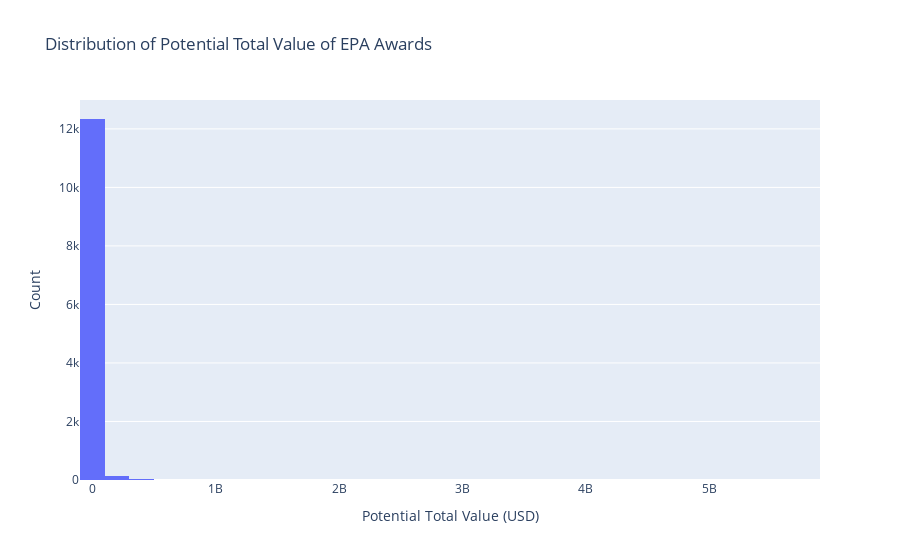
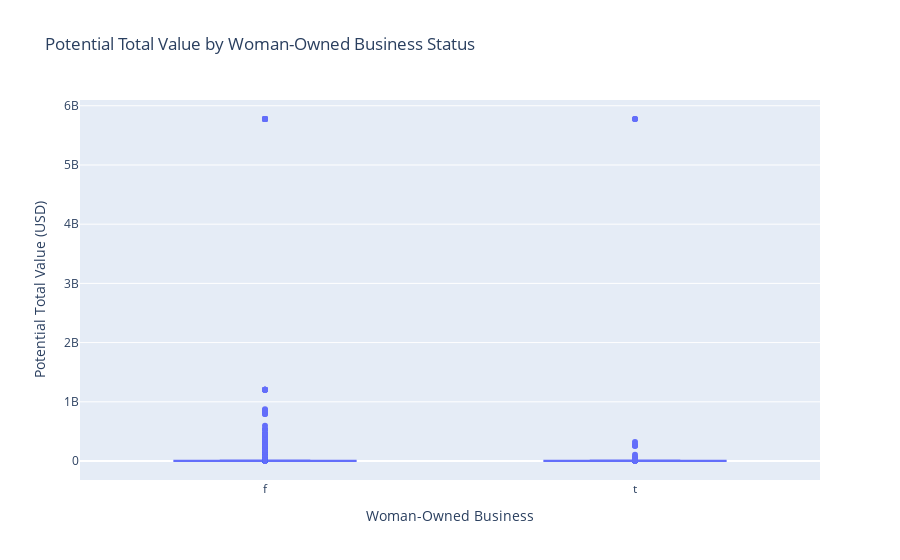
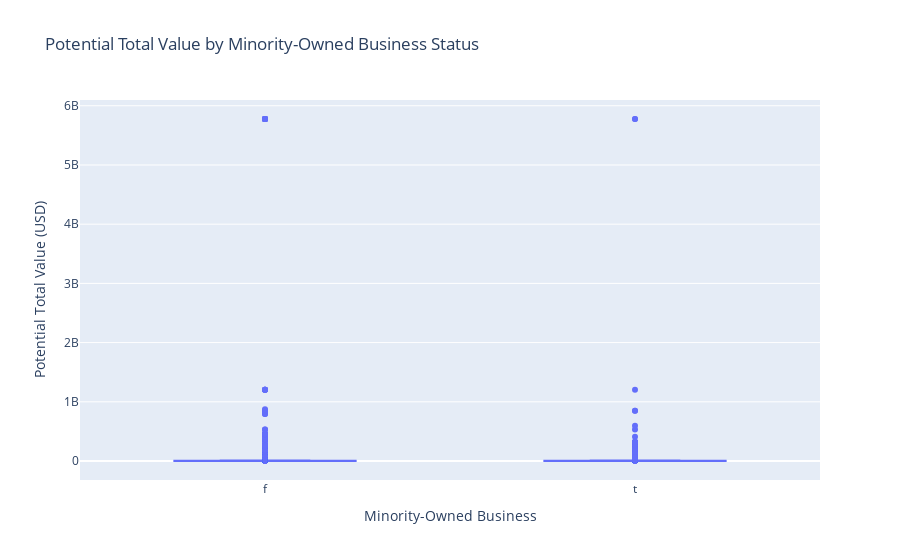

Notebook code for these charts, in order:
### Code cell
# Data cleaning
data = data[~data['potential_total_value_of_award'].isnull()]  # Remove rows with missing potential total value
data['potential_total_value_of_award'] = data['potential_total_value_of_award'].astype(float)  # Convert to float

# Visualizations
fig = px.histogram(data, x='potential_total_value_of_award', title='Distribution of Potential Total Value of EPA Awards', nbins=50)
fig.update_xaxes(title='Potential Total Value (USD)')
fig.update_yaxes(title='Count')
fig.show()

fig = px.box(data, x='woman_owned_business', y='potential_total_value_of_award', title='Potential Total Value by Woman-Owned Business Status')
fig.update_xaxes(title='Woman-Owned Business')
fig.update_yaxes(title='Potential Total Value (USD)')
fig.show()

fig = px.box(data, x='minority_owned_business', y='potential_total_value_of_award', title='Potential Total Value by Minority-Owned Business Status')
fig.update_xaxes(title='Minority-Owned Business')
fig.update_yaxes(title='Potential Total Value (USD)')
fig.show()

### Figure 1 — Plotly figure (JSON) as saved in the notebook; plotly's stock layout.template omitted (floating-point values rounded to 4 significant figures; data arrays with more than 128 entries replaced by an {"elided": "..."} marker saying what was removed)
{"data": [{"alignmentgroup": "True", "bingroup": "x", "hovertemplate": "potential_total_value_of_award=%{x}<br>count=%{y}<extra></extra>", "legendgroup": "", "marker": {"color": "#636efa", "pattern": {"shape": ""}}, "name": "", "nbinsx": 50, "offsetgroup": "", "orientation": "v", "showlegend": false, "type": "histogram", "x": {"elided": "12542 float values"}, "xaxis": "x", "yaxis": "y"}], "layout": {"barmode": "relative", "legend": {"tracegroupgap": 0}, "title": {"text": "Distribution of Potential Total Value of EPA Awards"}, "xaxis": {"anchor": "y", "domain": [0, 1], "title": {"text": "Potential Total Value (USD)"}}, "yaxis": {"anchor": "x", "domain": [0, 1], "title": {"text": "Count"}}}}

### Figure 2 — Plotly figure (JSON) as saved in the notebook; plotly's stock layout.template omitted (floating-point values rounded to 4 significant figures; data arrays with more than 128 entries replaced by an {"elided": "..."} marker saying what was removed)
{"data": [{"alignmentgroup": "True", "hovertemplate": "woman_owned_business=%{x}<br>potential_total_value_of_award=%{y}<extra></extra>", "legendgroup": "", "marker": {"color": "#636efa"}, "name": "", "notched": false, "offsetgroup": "", "orientation": "v", "showlegend": false, "type": "box", "x": {"elided": "12542 str values"}, "x0": " ", "xaxis": "x", "y": {"elided": "12542 float values"}, "y0": " ", "yaxis": "y"}], "layout": {"boxmode": "group", "legend": {"tracegroupgap": 0}, "title": {"text": "Potential Total Value by Woman-Owned Business Status"}, "xaxis": {"anchor": "y", "domain": [0, 1], "title": {"text": "Woman-Owned Business"}}, "yaxis": {"anchor": "x", "domain": [0, 1], "title": {"text": "Potential Total Value (USD)"}}}}

### Figure 3 — Plotly figure (JSON) as saved in the notebook; plotly's stock layout.template omitted (floating-point values rounded to 4 significant figures; data arrays with more than 128 entries replaced by an {"elided": "..."} marker saying what was removed)
{"data": [{"alignmentgroup": "True", "hovertemplate": "minority_owned_business=%{x}<br>potential_total_value_of_award=%{y}<extra></extra>", "legendgroup": "", "marker": {"color": "#636efa"}, "name": "", "notched": false, "offsetgroup": "", "orientation": "v", "showlegend": false, "type": "box", "x": {"elided": "12542 str values"}, "x0": " ", "xaxis": "x", "y": {"elided": "12542 float values"}, "y0": " ", "yaxis": "y"}], "layout": {"boxmode": "group", "legend": {"tracegroupgap": 0}, "title": {"text": "Potential Total Value by Minority-Owned Business Status"}, "xaxis": {"anchor": "y", "domain": [0, 1], "title": {"text": "Minority-Owned Business"}}, "yaxis": {"anchor": "x", "domain": [0, 1], "title": {"text": "Potential Total Value (USD)"}}}}
